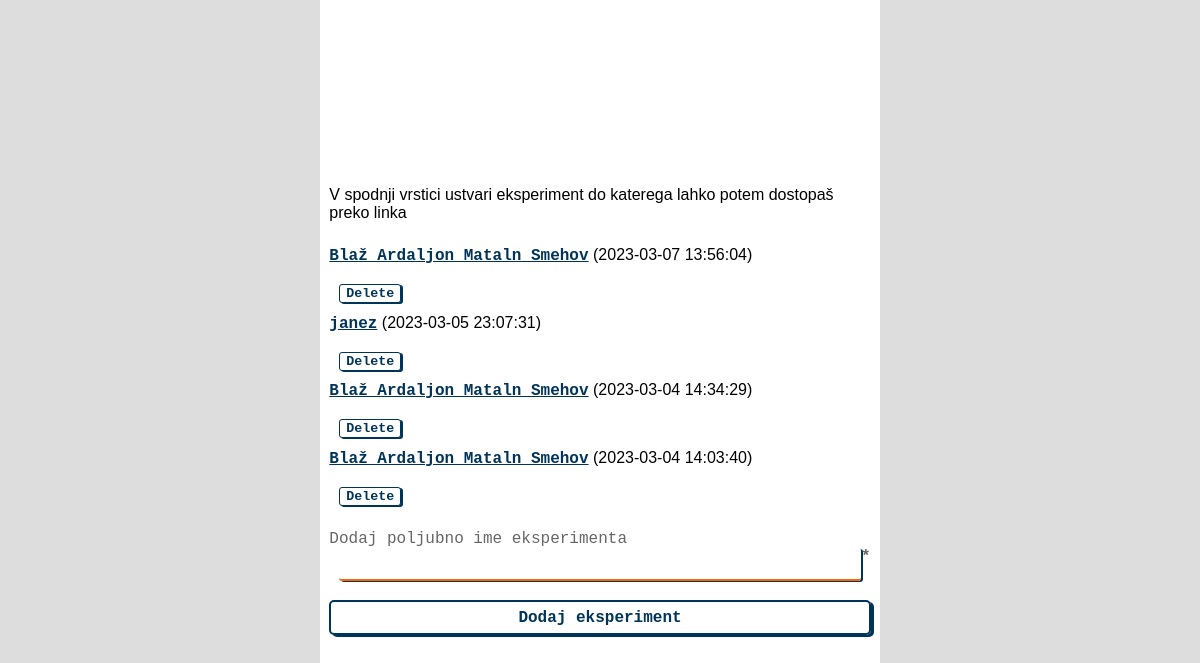
Screenshot of /eksperimenti with the database file from the repository.
### tables this page shows
CREATE TABLE eksperimenti ( 
	id                   INTEGER NOT NULL  PRIMARY KEY AUTOINCREMENT ,
	ime                  VARCHAR(255)     ,
	start                DATETIME  DEFAULT '0000-00-00 00:00:00'   ,
	stop                 DATETIME  DEFAULT '0000-00-00 00:00:00'   ,
	timestamp            DATETIME  DEFAULT CURRENT_TIMESTAMP   ,
	FOREIGN KEY ( id ) REFERENCES konfiguracija( eid )  
 );

### streznik.py (the view, shortened to what this page needs)
@app.route('/eksperimenti', methods=['GET', 'POST'])
def eksperimenti():
    conn = sqlite3.connect('mydatabase.db')
    c = conn.cursor()
    c.execute("SELECT id, ime, timestamp FROM eksperimenti ORDER BY timestamp DESC")
    data = c.fetchall()
    conn.close()
    return render_template('eksperimenti.html', data=data)

### templates/eksperimenti.html (shortened to what this page needs)
<!DOCTYPE html>
<html lang="en">
<head>
  <link rel="stylesheet" type="text/css" href="/static/style.css" />
</head>
<body>
  <header>
    <h1>Eksperimenti</h1>
  </header>
  <div class="section">
  <p>V spodnji vrstici ustvari eksperiment do katerega lahko potem dostopaš preko linka</p>
  <ul>
    {% for d in data %}
      <li>
          <a href="eksperiment/{{ d[0] }}">{{ d[1] }}</a> ({{ d[2] }})
          <br class="manjsi">
          <form action="/eksperimenti/{{ d[0] }}" method="post">
              <br>
              <input type="submit" value="Delete">
          </form>
      </li>
    {% endfor %}
  </ul>
  <form id="form" action="/eksperimenti" method="post" accept-charset="utf-8" autocomplete="on">
    <p>
      <label for="ime">Dodaj poljubno ime eksperimenta</label>
      <span class="required"><input id="ime" autocomplete="name" type="text" name="ime" maxlength="100" pattern="[\s]*[\S]+.*" required /></span>
    </p>
    <p class="submit">
    <span><button id="submit" type="submit">Dodaj eksperiment</button></span>
    </p>
  </form>
  </div>
</body>
</html>

### static/style.css (style rules this page uses)
:root { --one-color: #0000FF; --alt-color: #00CCFF; --non-color: #666666; --err-color: #FF6600; --gnd-color: #EEEEEE; --off-color: #DDDDDD; }
html { margin:0; padding:0; background:var(--off-color); }
body { margin:0; padding:0; background-color: #FFFFFF; font-family:sans-serif; font-size:12pt; width:420pt; max-width:100%; margin-left:auto; margin-right:auto; }
div.section { padding:20pt 0; max-width:100%; }
p, ul, h1, h2 { margin:0!important; padding:7pt 7pt; display:block; }
ol, ul, dl { list-style-type:none; }
li { padding:4pt 0; }
h1, h2 { margin-bottom:20pt; font-weight: bold; text-align:center; font-family:monospace; }
h1 { color:#000000; font-size:3em; }
form * { font-family:monospace; }
form p span { display:flex; margin:0; width:100%; }
p span.required::after { content: "*"; color:var(--non-color); font-weight:bold; font-family:monospace; }
form p label { color:var(--non-color); }
form p input, form p button, form p select { padding:5pt; border:0; border-bottom:var(--non-color) solid 2pt; background:transparent; flex:1; outline:0; font-family:monospace; font-size:12pt; font-weight:bold; }
form p input:invalid { border-color:var(--err-color); }
form p.submit button { border:#003459 solid 2pt; color:#003459; font-weight:bold; border-radius: 5px; box-shadow: 3px 2px; }
header { position: relative; height: 150px; background-image: url(https://encrypted-tbn0.gstatic.com/images?q=tbn:ANd9GcQmQBmLy-J1YQllWRBJHDNechbVL92y4xKlV6q_WAB6ffzuPhRHinuo_Be37wciI1k6ECU&usqp=CAU); background-size: cover; background-position: center center; }
header h1 { color: white; position: absolute; top: 50%; left: 50%; transform: translate(-50%, -50%); z-index: 1; filter: brightness(200%); font-size: 30px; }
a { color: #003459; font-family: 'Courier New', Courier, monospace; font-weight: 600; }
form input { background-color: white; color: #003459; border: 1px solid #003459; border-radius: 3px; box-shadow: 2px 1px; font-weight: bold; margin-left: 10px; }

### rows the page displays
eksperimenti: ime "Blaž Ardaljon Mataln Smehov", timestamp "2023-03-07 13:56:04"
eksperimenti: ime "janez", timestamp "2023-03-05 23:07:31"
eksperimenti: ime "Blaž Ardaljon Mataln Smehov", timestamp "2023-03-04 14:34:29"
eksperimenti: ime "Blaž Ardaljon Mataln Smehov", timestamp "2023-03-04 14:03:40"
